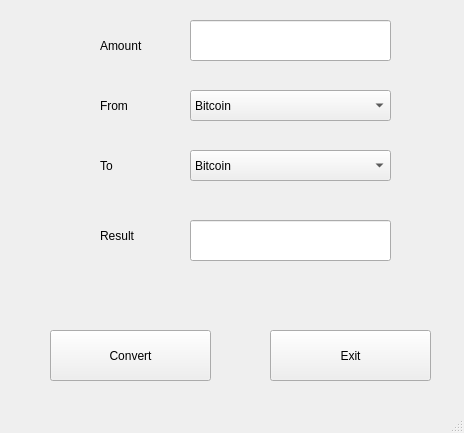
<?xml version="1.0" encoding="UTF-8"?>
<ui version="4.0">
 <class>MainWindow</class>
 <widget class="QMainWindow" name="MainWindow">
  <property name="geometry">
   <rect>
    <x>0</x>
    <y>0</y>
    <width>464</width>
    <height>433</height>
   </rect>
  </property>
  <property name="windowTitle">
   <string>MainWindow</string>
  </property>
  <widget class="QWidget" name="centralwidget">
   <widget class="QComboBox" name="comboBox1">
    <property name="geometry">
     <rect>
      <x>190</x>
      <y>90</y>
      <width>201</width>
      <height>31</height>
     </rect>
    </property>
    <item>
     <property name="text">
      <string>Bitcoin</string>
     </property>
    </item>
    <item>
     <property name="text">
      <string>Ethereum</string>
     </property>
    </item>
    <item>
     <property name="text">
      <string>DogeCoin</string>
     </property>
    </item>
    <item>
     <property name="text">
      <string>SHIBA INU</string>
     </property>
    </item>
   </widget>
   <widget class="QLabel" name="label_3">
    <property name="geometry">
     <rect>
      <x>100</x>
      <y>150</y>
      <width>121</width>
      <height>31</height>
     </rect>
    </property>
    <property name="text">
     <string>To</string>
    </property>
   </widget>
   <widget class="QLabel" name="label">
    <property name="geometry">
     <rect>
      <x>100</x>
      <y>30</y>
      <width>121</width>
      <height>31</height>
     </rect>
    </property>
    <property name="text">
     <string>Amount</string>
    </property>
   </widget>
   <widget class="QPushButton" name="cvt_btn">
    <property name="geometry">
     <rect>
      <x>50</x>
      <y>330</y>
      <width>161</width>
      <height>51</height>
     </rect>
    </property>
    <property name="text">
     <string>Convert</string>
    </property>
   </widget>
   <widget class="QLineEdit" name="line1">
    <property name="geometry">
     <rect>
      <x>190</x>
      <y>20</y>
      <width>201</width>
      <height>41</height>
     </rect>
    </property>
   </widget>
   <widget class="QLineEdit" name="line2">
    <property name="geometry">
     <rect>
      <x>190</x>
      <y>220</y>
      <width>201</width>
      <height>41</height>
     </rect>
    </property>
   </widget>
   <widget class="QLabel" name="label_2">
    <property name="geometry">
     <rect>
      <x>100</x>
      <y>90</y>
      <width>121</width>
      <height>31</height>
     </rect>
    </property>
    <property name="text">
     <string>From</string>
    </property>
   </widget>
   <widget class="QLabel" name="label_4">
    <property name="geometry">
     <rect>
      <x>100</x>
      <y>220</y>
      <width>121</width>
      <height>31</height>
     </rect>
    </property>
    <property name="text">
     <string>Result</string>
    </property>
   </widget>
   <widget class="QPushButton" name="exit_btn">
    <property name="geometry">
     <rect>
      <x>270</x>
      <y>330</y>
      <width>161</width>
      <height>51</height>
     </rect>
    </property>
    <property name="text">
     <string>Exit</string>
    </property>
   </widget>
   <widget class="QComboBox" name="comboBox2">
    <property name="geometry">
     <rect>
      <x>190</x>
      <y>150</y>
      <width>201</width>
      <height>31</height>
     </rect>
    </property>
    <item>
     <property name="text">
      <string>Bitcoin</string>
     </property>
    </item>
    <item>
     <property name="text">
      <string>Ethereum</string>
     </property>
    </item>
    <item>
     <property name="text">
      <string>DogeCoin</string>
     </property>
    </item>
    <item>
     <property name="text">
      <string>SHIBA INU</string>
     </property>
    </item>
   </widget>
  </widget>
  <widget class="QStatusBar" name="statusbar"/>
 </widget>
 <resources/>
 <connections/>
</ui>
